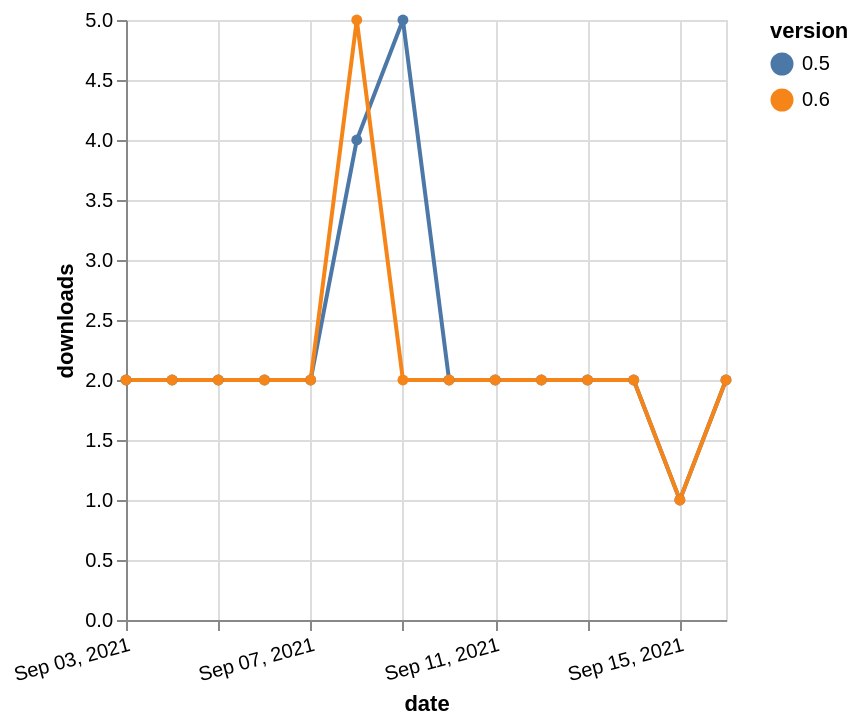

Write a Vega-Lite specification for this figure.
### Vega-Lite specification from a JSON file in a GitHub repository (floating-point values rounded to 4 significant figures)
{"$schema": "https://vega.github.io/schema/vega-lite/v5.json", "description": "A simple bar chart with embedded data.", "data": {"values": [{"date": "2021-09-03", "total": 2824, "delta": 2, "version": "0.5"}, {"date": "2021-09-04", "total": 2826, "delta": 2, "version": "0.5"}, {"date": "2021-09-05", "total": 2828, "delta": 2, "version": "0.5"}, {"date": "2021-09-06", "total": 2830, "delta": 2, "version": "0.5"}, {"date": "2021-09-07", "total": 2832, "delta": 2, "version": "0.5"}, {"date": "2021-09-08", "total": 2836, "delta": 4, "version": "0.5"}, {"date": "2021-09-09", "total": 2841, "delta": 5, "version": "0.5"}, {"date": "2021-09-10", "total": 2843, "delta": 2, "version": "0.5"}, {"date": "2021-09-11", "total": 2845, "delta": 2, "version": "0.5"}, {"date": "2021-09-12", "total": 2847, "delta": 2, "version": "0.5"}, {"date": "2021-09-13", "total": 2849, "delta": 2, "version": "0.5"}, {"date": "2021-09-14", "total": 2851, "delta": 2, "version": "0.5"}, {"date": "2021-09-15", "total": 2852, "delta": 1, "version": "0.5"}, {"date": "2021-09-16", "total": 2854, "delta": 2, "version": "0.5"}, {"date": "2021-09-03", "total": 1872, "delta": 2, "version": "0.6"}, {"date": "2021-09-04", "total": 1874, "delta": 2, "version": "0.6"}, {"date": "2021-09-05", "total": 1876, "delta": 2, "version": "0.6"}, {"date": "2021-09-06", "total": 1878, "delta": 2, "version": "0.6"}, {"date": "2021-09-07", "total": 1880, "delta": 2, "version": "0.6"}, {"date": "2021-09-08", "total": 1885, "delta": 5, "version": "0.6"}, {"date": "2021-09-09", "total": 1887, "delta": 2, "version": "0.6"}, {"date": "2021-09-10", "total": 1889, "delta": 2, "version": "0.6"}, {"date": "2021-09-11", "total": 1891, "delta": 2, "version": "0.6"}, {"date": "2021-09-12", "total": 1893, "delta": 2, "version": "0.6"}, {"date": "2021-09-13", "total": 1895, "delta": 2, "version": "0.6"}, {"date": "2021-09-14", "total": 1897, "delta": 2, "version": "0.6"}, {"date": "2021-09-15", "total": 1898, "delta": 1, "version": "0.6"}, {"date": "2021-09-16", "total": 1900, "delta": 2, "version": "0.6"}]}, "width": "container", "mark": {"type": "line", "point": {"filled": true}}, "encoding": {"x": {"field": "date", "type": "temporal", "timeUnit": "yearmonthdate", "title": "date", "axis": {"labelAngle": -15}}, "y": {"field": "delta", "type": "quantitative", "title": "downloads"}, "color": {"field": "version", "type": "nominal"}, "tooltip": {"field": "delta"}}}
